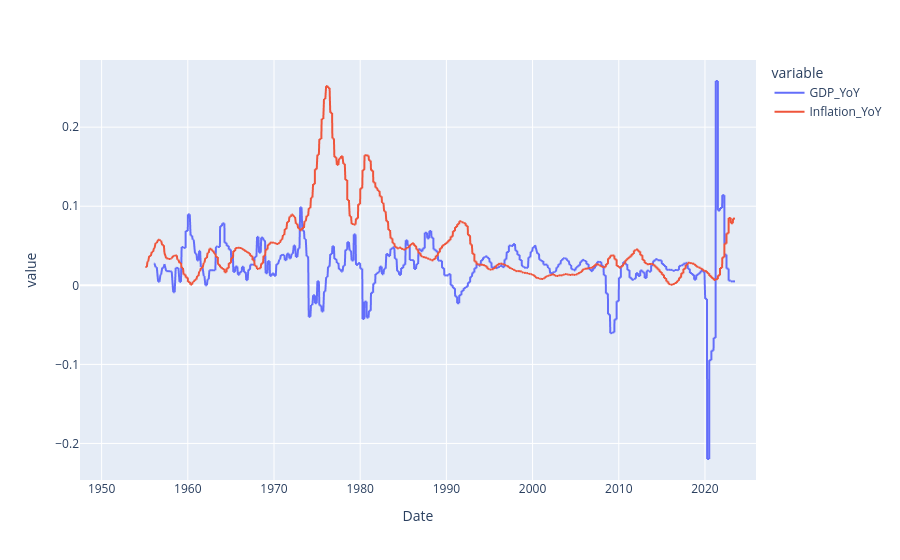

Write notebook code for a chart like this one.
### Code cell
px.line(pdf_all, x="Date", y=["GDP_YoY", "Inflation_YoY"])

### Figure 1 — Plotly figure (JSON) as saved in the notebook; plotly's stock layout.template omitted (floating-point values rounded to 4 significant figures; data arrays with more than 128 entries replaced by an {"elided": "..."} marker saying what was removed)
{"data": [{"hovertemplate": "variable=GDP_YoY<br>Date=%{x}<br>value=%{y}<extra></extra>", "legendgroup": "GDP_YoY", "line": {"color": "#636efa", "dash": "solid"}, "marker": {"symbol": "circle"}, "mode": "lines", "name": "GDP_YoY", "showlegend": true, "type": "scattergl", "x": {"elided": "5735 str values"}, "xaxis": "x", "y": {"elided": "5735 float values"}, "yaxis": "y"}, {"hovertemplate": "variable=Inflation_YoY<br>Date=%{x}<br>value=%{y}<extra></extra>", "legendgroup": "Inflation_YoY", "line": {"color": "#EF553B", "dash": "solid"}, "marker": {"symbol": "circle"}, "mode": "lines", "name": "Inflation_YoY", "showlegend": true, "type": "scattergl", "x": {"elided": "5735 str values"}, "xaxis": "x", "y": {"elided": "5735 float values"}, "yaxis": "y"}], "layout": {"legend": {"title": {"text": "variable"}, "tracegroupgap": 0}, "margin": {"t": 60}, "xaxis": {"anchor": "y", "domain": [0, 1], "title": {"text": "Date"}}, "yaxis": {"anchor": "x", "domain": [0, 1], "title": {"text": "value"}}}}
